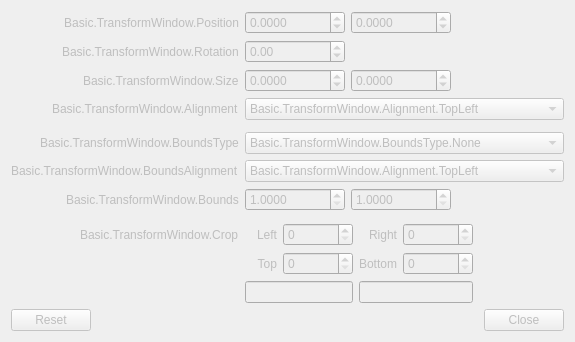
<?xml version="1.0" encoding="UTF-8"?>
<ui version="4.0">
 <class>OBSBasicTransform</class>
 <widget class="QDialog" name="OBSBasicTransform">
  <property name="enabled">
   <bool>false</bool>
  </property>
  <property name="geometry">
   <rect>
    <x>0</x>
    <y>0</y>
    <width>564</width>
    <height>317</height>
   </rect>
  </property>
  <property name="windowTitle">
   <string>Basic.TransformWindow</string>
  </property>
  <layout class="QVBoxLayout" name="verticalLayout">
   <item>
    <layout class="QFormLayout" name="formLayout">
     <property name="fieldGrowthPolicy">
      <enum>QFormLayout::AllNonFixedFieldsGrow</enum>
     </property>
     <property name="labelAlignment">
      <set>Qt::AlignRight|Qt::AlignTrailing|Qt::AlignVCenter</set>
     </property>
     <item row="0" column="0">
      <widget class="QLabel" name="label">
       <property name="sizePolicy">
        <sizepolicy hsizetype="Preferred" vsizetype="Minimum">
         <horstretch>0</horstretch>
         <verstretch>0</verstretch>
        </sizepolicy>
       </property>
       <property name="minimumSize">
        <size>
         <width>170</width>
         <height>0</height>
        </size>
       </property>
       <property name="text">
        <string>Basic.TransformWindow.Position</string>
       </property>
       <property name="alignment">
        <set>Qt::AlignRight|Qt::AlignTrailing|Qt::AlignVCenter</set>
       </property>
      </widget>
     </item>
     <item row="0" column="1">
      <widget class="QWidget" name="widget" native="true">
       <property name="sizePolicy">
        <sizepolicy hsizetype="Fixed" vsizetype="Preferred">
         <horstretch>0</horstretch>
         <verstretch>0</verstretch>
        </sizepolicy>
       </property>
       <layout class="QHBoxLayout" name="horizontalLayout">
        <property name="leftMargin">
         <number>0</number>
        </property>
        <property name="topMargin">
         <number>0</number>
        </property>
        <property name="rightMargin">
         <number>0</number>
        </property>
        <property name="bottomMargin">
         <number>0</number>
        </property>
        <item>
         <widget class="QDoubleSpinBox" name="positionX">
          <property name="minimumSize">
           <size>
            <width>100</width>
            <height>0</height>
           </size>
          </property>
          <property name="decimals">
           <number>4</number>
          </property>
          <property name="minimum">
           <double>-90001.000000000000000</double>
          </property>
          <property name="maximum">
           <double>90001.000000000000000</double>
          </property>
         </widget>
        </item>
        <item>
         <widget class="QDoubleSpinBox" name="positionY">
          <property name="minimumSize">
           <size>
            <width>100</width>
            <height>0</height>
           </size>
          </property>
          <property name="decimals">
           <number>4</number>
          </property>
          <property name="minimum">
           <double>-90001.000000000000000</double>
          </property>
          <property name="maximum">
           <double>90001.000000000000000</double>
          </property>
         </widget>
        </item>
       </layout>
      </widget>
     </item>
     <item row="1" column="0">
      <widget class="QLabel" name="label_2">
       <property name="text">
        <string>Basic.TransformWindow.Rotation</string>
       </property>
      </widget>
     </item>
     <item row="1" column="1">
      <widget class="QDoubleSpinBox" name="rotation">
       <property name="sizePolicy">
        <sizepolicy hsizetype="Maximum" vsizetype="Fixed">
         <horstretch>0</horstretch>
         <verstretch>0</verstretch>
        </sizepolicy>
       </property>
       <property name="minimumSize">
        <size>
         <width>100</width>
         <height>0</height>
        </size>
       </property>
       <property name="minimum">
        <double>-360.000000000000000</double>
       </property>
       <property name="maximum">
        <double>360.000000000000000</double>
       </property>
       <property name="singleStep">
        <double>0.100000000000000</double>
       </property>
      </widget>
     </item>
     <item row="2" column="0">
      <widget class="QLabel" name="label_3">
       <property name="text">
        <string>Basic.TransformWindow.Size</string>
       </property>
      </widget>
     </item>
     <item row="2" column="1">
      <widget class="QWidget" name="widget_2" native="true">
       <property name="sizePolicy">
        <sizepolicy hsizetype="Maximum" vsizetype="Preferred">
         <horstretch>0</horstretch>
         <verstretch>0</verstretch>
        </sizepolicy>
       </property>
       <layout class="QHBoxLayout" name="horizontalLayout_2">
        <property name="leftMargin">
         <number>0</number>
        </property>
        <property name="topMargin">
         <number>0</number>
        </property>
        <property name="rightMargin">
         <number>0</number>
        </property>
        <property name="bottomMargin">
         <number>0</number>
        </property>
        <item>
         <widget class="QDoubleSpinBox" name="sizeX">
          <property name="minimumSize">
           <size>
            <width>100</width>
            <height>0</height>
           </size>
          </property>
          <property name="decimals">
           <number>4</number>
          </property>
          <property name="minimum">
           <double>-90001.000000000000000</double>
          </property>
          <property name="maximum">
           <double>90001.000000000000000</double>
          </property>
          <property name="singleStep">
           <double>1.000000000000000</double>
          </property>
         </widget>
        </item>
        <item>
         <widget class="QDoubleSpinBox" name="sizeY">
          <property name="minimumSize">
           <size>
            <width>100</width>
            <height>0</height>
           </size>
          </property>
          <property name="decimals">
           <number>4</number>
          </property>
          <property name="minimum">
           <double>-90001.000000000000000</double>
          </property>
          <property name="maximum">
           <double>90001.000000000000000</double>
          </property>
          <property name="singleStep">
           <double>1.000000000000000</double>
          </property>
         </widget>
        </item>
       </layout>
      </widget>
     </item>
     <item row="3" column="0">
      <widget class="QLabel" name="label_4">
       <property name="text">
        <string>Basic.TransformWindow.Alignment</string>
       </property>
      </widget>
     </item>
     <item row="3" column="1">
      <widget class="QComboBox" name="align">
       <property name="currentText">
        <string>Basic.TransformWindow.Alignment.TopLeft</string>
       </property>
       <item>
        <property name="text">
         <string>Basic.TransformWindow.Alignment.TopLeft</string>
        </property>
       </item>
       <item>
        <property name="text">
         <string>Basic.TransformWindow.Alignment.TopCenter</string>
        </property>
       </item>
       <item>
        <property name="text">
         <string>Basic.TransformWindow.Alignment.TopRight</string>
        </property>
       </item>
       <item>
        <property name="text">
         <string>Basic.TransformWindow.Alignment.CenterLeft</string>
        </property>
       </item>
       <item>
        <property name="text">
         <string>Basic.TransformWindow.Alignment.Center</string>
        </property>
       </item>
       <item>
        <property name="text">
         <string>Basic.TransformWindow.Alignment.CenterRight</string>
        </property>
       </item>
       <item>
        <property name="text">
         <string>Basic.TransformWindow.Alignment.BottomLeft</string>
        </property>
       </item>
       <item>
        <property name="text">
         <string>Basic.TransformWindow.Alignment.BottomCenter</string>
        </property>
       </item>
       <item>
        <property name="text">
         <string>Basic.TransformWindow.Alignment.BottomRight</string>
        </property>
       </item>
      </widget>
     </item>
     <item row="4" column="1">
      <spacer name="verticalSpacer">
       <property name="orientation">
        <enum>Qt::Vertical</enum>
       </property>
       <property name="sizeHint" stdset="0">
        <size>
         <width>10</width>
         <height>10</height>
        </size>
       </property>
      </spacer>
     </item>
     <item row="5" column="0">
      <widget class="QLabel" name="label_5">
       <property name="text">
        <string>Basic.TransformWindow.BoundsType</string>
       </property>
      </widget>
     </item>
     <item row="5" column="1">
      <widget class="QComboBox" name="boundsType">
       <item>
        <property name="text">
         <string>Basic.TransformWindow.BoundsType.None</string>
        </property>
       </item>
       <item>
        <property name="text">
         <string>Basic.TransformWindow.BoundsType.Stretch</string>
        </property>
       </item>
       <item>
        <property name="text">
         <string>Basic.TransformWindow.BoundsType.ScaleInner</string>
        </property>
       </item>
       <item>
        <property name="text">
         <string>Basic.TransformWindow.BoundsType.ScaleOuter</string>
        </property>
       </item>
       <item>
        <property name="text">
         <string>Basic.TransformWindow.BoundsType.ScaleToWidth</string>
        </property>
       </item>
       <item>
        <property name="text">
         <string>Basic.TransformWindow.BoundsType.ScaleToHeight</string>
        </property>
       </item>
       <item>
        <property name="text">
         <string>Basic.TransformWindow.BoundsType.MaxOnly</string>
        </property>
       </item>
      </widget>
     </item>
     <item row="6" column="0">
      <widget class="QLabel" name="label_6">
       <property name="text">
        <string>Basic.TransformWindow.BoundsAlignment</string>
       </property>
      </widget>
     </item>
     <item row="6" column="1">
      <widget class="QComboBox" name="boundsAlign">
       <property name="enabled">
        <bool>false</bool>
       </property>
       <property name="currentText">
        <string>Basic.TransformWindow.Alignment.TopLeft</string>
       </property>
       <item>
        <property name="text">
         <string>Basic.TransformWindow.Alignment.TopLeft</string>
        </property>
       </item>
       <item>
        <property name="text">
         <string>Basic.TransformWindow.Alignment.TopCenter</string>
        </property>
       </item>
       <item>
        <property name="text">
         <string>Basic.TransformWindow.Alignment.TopRight</string>
        </property>
       </item>
       <item>
        <property name="text">
         <string>Basic.TransformWindow.Alignment.CenterLeft</string>
        </property>
       </item>
       <item>
        <property name="text">
         <string>Basic.TransformWindow.Alignment.Center</string>
        </property>
       </item>
       <item>
        <property name="text">
         <string>Basic.TransformWindow.Alignment.CenterRight</string>
        </property>
       </item>
       <item>
        <property name="text">
         <string>Basic.TransformWindow.Alignment.BottomLeft</string>
        </property>
       </item>
       <item>
        <property name="text">
         <string>Basic.TransformWindow.Alignment.BottomCenter</string>
        </property>
       </item>
       <item>
        <property name="text">
         <string>Basic.TransformWindow.Alignment.BottomRight</string>
        </property>
       </item>
      </widget>
     </item>
     <item row="7" column="0">
      <widget class="QLabel" name="label_7">
       <property name="text">
        <string>Basic.TransformWindow.Bounds</string>
       </property>
      </widget>
     </item>
     <item row="7" column="1">
      <widget class="QWidget" name="widget_3" native="true">
       <property name="sizePolicy">
        <sizepolicy hsizetype="Maximum" vsizetype="Preferred">
         <horstretch>0</horstretch>
         <verstretch>0</verstretch>
        </sizepolicy>
       </property>
       <layout class="QHBoxLayout" name="horizontalLayout_3">
        <property name="leftMargin">
         <number>0</number>
        </property>
        <property name="topMargin">
         <number>0</number>
        </property>
        <property name="rightMargin">
         <number>0</number>
        </property>
        <property name="bottomMargin">
         <number>0</number>
        </property>
        <item>
         <widget class="QDoubleSpinBox" name="boundsWidth">
          <property name="enabled">
           <bool>false</bool>
          </property>
          <property name="minimumSize">
           <size>
            <width>100</width>
            <height>0</height>
           </size>
          </property>
          <property name="decimals">
           <number>4</number>
          </property>
          <property name="minimum">
           <double>1.000000000000000</double>
          </property>
          <property name="maximum">
           <double>90001.000000000000000</double>
          </property>
         </widget>
        </item>
        <item>
         <widget class="QDoubleSpinBox" name="boundsHeight">
          <property name="enabled">
           <bool>false</bool>
          </property>
          <property name="minimumSize">
           <size>
            <width>100</width>
            <height>0</height>
           </size>
          </property>
          <property name="decimals">
           <number>4</number>
          </property>
          <property name="minimum">
           <double>1.000000000000000</double>
          </property>
          <property name="maximum">
           <double>90001.000000000000000</double>
          </property>
         </widget>
        </item>
       </layout>
      </widget>
     </item>
     <item row="8" column="1">
      <spacer name="verticalSpacer_2">
       <property name="orientation">
        <enum>Qt::Vertical</enum>
       </property>
       <property name="sizeHint" stdset="0">
        <size>
         <width>10</width>
         <height>10</height>
        </size>
       </property>
      </spacer>
     </item>
     <item row="9" column="0">
      <widget class="QLabel" name="label_8">
       <property name="text">
        <string>Basic.TransformWindow.Crop</string>
       </property>
      </widget>
     </item>
     <item row="9" column="1">
      <layout class="QGridLayout" name="gridLayout">
       <item row="0" column="1">
        <widget class="QSpinBox" name="cropLeft">
         <property name="sizePolicy">
          <sizepolicy hsizetype="Maximum" vsizetype="Fixed">
           <horstretch>0</horstretch>
           <verstretch>0</verstretch>
          </sizepolicy>
         </property>
         <property name="minimumSize">
          <size>
           <width>70</width>
           <height>0</height>
          </size>
         </property>
         <property name="maximum">
          <number>100000</number>
         </property>
        </widget>
       </item>
       <item row="0" column="3">
        <widget class="QSpinBox" name="cropRight">
         <property name="sizePolicy">
          <sizepolicy hsizetype="Maximum" vsizetype="Fixed">
           <horstretch>0</horstretch>
           <verstretch>0</verstretch>
          </sizepolicy>
         </property>
         <property name="minimumSize">
          <size>
           <width>70</width>
           <height>0</height>
          </size>
         </property>
         <property name="maximum">
          <number>100000</number>
         </property>
        </widget>
       </item>
       <item row="0" column="0">
        <widget class="QLabel" name="label_9">
         <property name="text">
          <string>Left</string>
         </property>
         <property name="alignment">
          <set>Qt::AlignRight|Qt::AlignTrailing|Qt::AlignVCenter</set>
         </property>
         <property name="buddy">
          <cstring>cropLeft</cstring>
         </property>
        </widget>
       </item>
       <item row="1" column="2">
        <widget class="QLabel" name="label_12">
         <property name="text">
          <string>Bottom</string>
         </property>
         <property name="alignment">
          <set>Qt::AlignRight|Qt::AlignTrailing|Qt::AlignVCenter</set>
         </property>
         <property name="buddy">
          <cstring>cropBottom</cstring>
         </property>
        </widget>
       </item>
       <item row="1" column="1">
        <widget class="QSpinBox" name="cropTop">
         <property name="sizePolicy">
          <sizepolicy hsizetype="Maximum" vsizetype="Fixed">
           <horstretch>0</horstretch>
           <verstretch>0</verstretch>
          </sizepolicy>
         </property>
         <property name="minimumSize">
          <size>
           <width>70</width>
           <height>0</height>
          </size>
         </property>
         <property name="maximum">
          <number>100000</number>
         </property>
        </widget>
       </item>
       <item row="1" column="3">
        <widget class="QSpinBox" name="cropBottom">
         <property name="sizePolicy">
          <sizepolicy hsizetype="Maximum" vsizetype="Fixed">
           <horstretch>0</horstretch>
           <verstretch>0</verstretch>
          </sizepolicy>
         </property>
         <property name="minimumSize">
          <size>
           <width>70</width>
           <height>0</height>
          </size>
         </property>
         <property name="maximum">
          <number>100000</number>
         </property>
        </widget>
       </item>
       <item row="1" column="0">
        <widget class="QLabel" name="label_11">
         <property name="text">
          <string>Top</string>
         </property>
         <property name="alignment">
          <set>Qt::AlignRight|Qt::AlignTrailing|Qt::AlignVCenter</set>
         </property>
         <property name="buddy">
          <cstring>cropTop</cstring>
         </property>
        </widget>
       </item>
       <item row="0" column="2">
        <widget class="QLabel" name="label_10">
         <property name="text">
          <string>Right</string>
         </property>
         <property name="alignment">
          <set>Qt::AlignRight|Qt::AlignTrailing|Qt::AlignVCenter</set>
         </property>
         <property name="buddy">
          <cstring>cropRight</cstring>
         </property>
        </widget>
       </item>
       <item row="0" column="4">
        <spacer name="horizontalSpacer">
         <property name="orientation">
          <enum>Qt::Horizontal</enum>
         </property>
         <property name="sizeHint" stdset="0">
          <size>
           <width>0</width>
           <height>0</height>
          </size>
         </property>
        </spacer>
       </item>
       <item row="2" column="0" colspan="2">
        <widget class="QLineEdit" name="cropSizeX">
         <property name="readOnly">
          <bool>true</bool>
         </property>
        </widget>
       </item>
       <item row="2" column="2" colspan="2">
        <widget class="QLineEdit" name="cropSizeY">
         <property name="readOnly">
          <bool>true</bool>
         </property>
        </widget>
       </item>
      </layout>
     </item>
    </layout>
   </item>
   <item>
    <widget class="QDialogButtonBox" name="buttonBox">
     <property name="standardButtons">
      <set>QDialogButtonBox::Reset|QDialogButtonBox::Close</set>
     </property>
    </widget>
   </item>
  </layout>
 </widget>
 <resources/>
 <connections>
  <connection>
   <sender>buttonBox</sender>
   <signal>rejected()</signal>
   <receiver>OBSBasicTransform</receiver>
   <slot>reject()</slot>
  </connection>
 </connections>
</ui>
